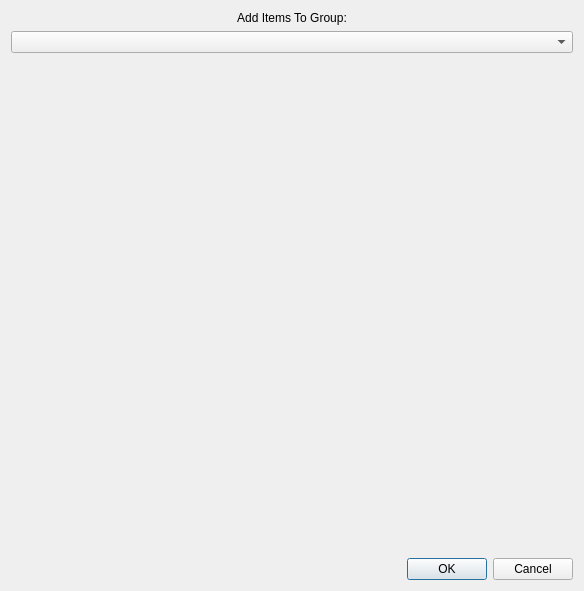
<?xml version="1.0" encoding="UTF-8"?>
<ui version="4.0">
 <class>DatabaseAdminItemEdit</class>
 <widget class="QDialog" name="DatabaseAdminItemEdit">
  <property name="geometry">
   <rect>
    <x>0</x>
    <y>0</y>
    <width>584</width>
    <height>591</height>
   </rect>
  </property>
  <property name="windowTitle">
   <string/>
  </property>
  <layout class="QVBoxLayout" name="verticalLayout">
   <item>
    <widget class="QLabel" name="label">
     <property name="sizePolicy">
      <sizepolicy hsizetype="Minimum" vsizetype="Maximum">
       <horstretch>0</horstretch>
       <verstretch>0</verstretch>
      </sizepolicy>
     </property>
     <property name="text">
      <string>Add Items To Group:</string>
     </property>
     <property name="alignment">
      <set>Qt::AlignCenter</set>
     </property>
    </widget>
   </item>
   <item>
    <widget class="QComboBox" name="comboBox"/>
   </item>
   <item>
    <widget class="QScrollArea" name="scrollArea">
     <property name="frameShape">
      <enum>QFrame::NoFrame</enum>
     </property>
     <property name="widgetResizable">
      <bool>true</bool>
     </property>
     <widget class="QWidget" name="scrollAreaWidgetContents">
      <property name="geometry">
       <rect>
        <x>0</x>
        <y>0</y>
        <width>566</width>
        <height>499</height>
       </rect>
      </property>
      <layout class="QVBoxLayout" name="verticalLayout_2">
       <item>
        <layout class="QFormLayout" name="MainLayout"/>
       </item>
      </layout>
     </widget>
    </widget>
   </item>
   <item>
    <widget class="QDialogButtonBox" name="buttonBox">
     <property name="orientation">
      <enum>Qt::Horizontal</enum>
     </property>
     <property name="standardButtons">
      <set>QDialogButtonBox::Cancel|QDialogButtonBox::Ok</set>
     </property>
    </widget>
   </item>
  </layout>
 </widget>
 <resources/>
 <connections>
  <connection>
   <sender>buttonBox</sender>
   <signal>accepted()</signal>
   <receiver>DatabaseAdminItemEdit</receiver>
   <slot>accept()</slot>
   <hints>
    <hint type="sourcelabel">
     <x>248</x>
     <y>254</y>
    </hint>
    <hint type="destinationlabel">
     <x>157</x>
     <y>274</y>
    </hint>
   </hints>
  </connection>
  <connection>
   <sender>buttonBox</sender>
   <signal>rejected()</signal>
   <receiver>DatabaseAdminItemEdit</receiver>
   <slot>reject()</slot>
   <hints>
    <hint type="sourcelabel">
     <x>316</x>
     <y>260</y>
    </hint>
    <hint type="destinationlabel">
     <x>286</x>
     <y>274</y>
    </hint>
   </hints>
  </connection>
 </connections>
</ui>
